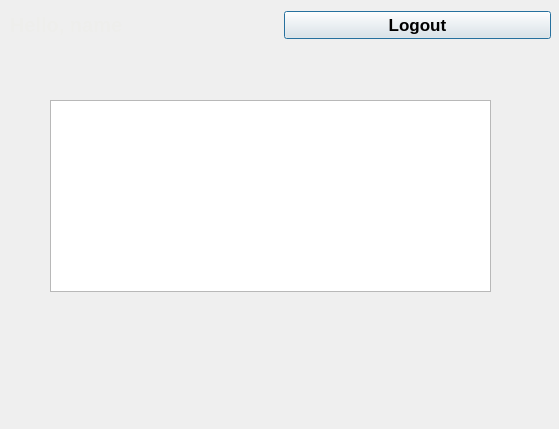
<?xml version="1.0" encoding="UTF-8"?>
<ui version="4.0">
 <class>Dashboard</class>
 <widget class="QDialog" name="Dashboard">
  <property name="geometry">
   <rect>
    <x>0</x>
    <y>0</y>
    <width>559</width>
    <height>429</height>
   </rect>
  </property>
  <property name="windowTitle">
   <string>Dialog</string>
  </property>
  <property name="styleSheet">
   <string notr="true">#Dashboard {
border-image: url(:/images/login-bg.jpg);
}</string>
  </property>
  <widget class="QWidget" name="layoutWidget">
   <property name="geometry">
    <rect>
     <x>10</x>
     <y>10</y>
     <width>541</width>
     <height>30</height>
    </rect>
   </property>
   <layout class="QHBoxLayout" name="horizontalLayout">
    <item>
     <widget class="QLabel" name="usernameHader">
      <property name="font">
       <font>
        <pointsize>15</pointsize>
        <weight>75</weight>
        <bold>true</bold>
       </font>
      </property>
      <property name="styleSheet">
       <string notr="true">color: rgb(238, 238, 236);</string>
      </property>
      <property name="text">
       <string>Hello, name</string>
      </property>
     </widget>
    </item>
    <item>
     <widget class="QPushButton" name="logoutBtn">
      <property name="font">
       <font>
        <pointsize>13</pointsize>
        <weight>75</weight>
        <bold>true</bold>
       </font>
      </property>
      <property name="styleSheet">
       <string notr="true">#pushButton{
background-color: rgb(52, 101, 164);
color: rgb(238, 238, 236);
}

#pushButton:hover{
background-color: rgb(32, 74, 135);
}


</string>
      </property>
      <property name="text">
       <string>Logout</string>
      </property>
     </widget>
    </item>
   </layout>
  </widget>
  <widget class="QTableView" name="tableView">
   <property name="geometry">
    <rect>
     <x>50</x>
     <y>100</y>
     <width>441</width>
     <height>192</height>
    </rect>
   </property>
   <property name="styleSheet">
    <string notr="true"/>
   </property>
  </widget>
 </widget>
 <resources/>
 <connections/>
</ui>
